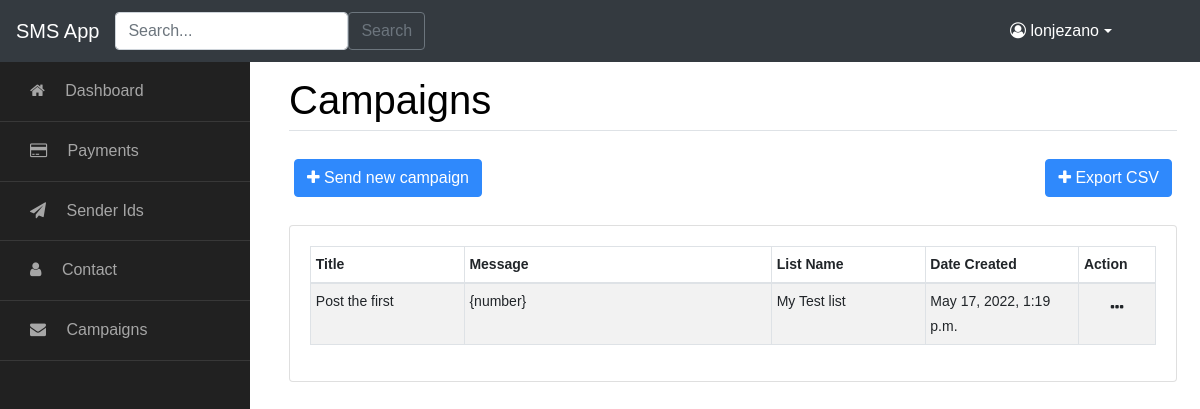
Before: /campaign (signed in) with the older database file.
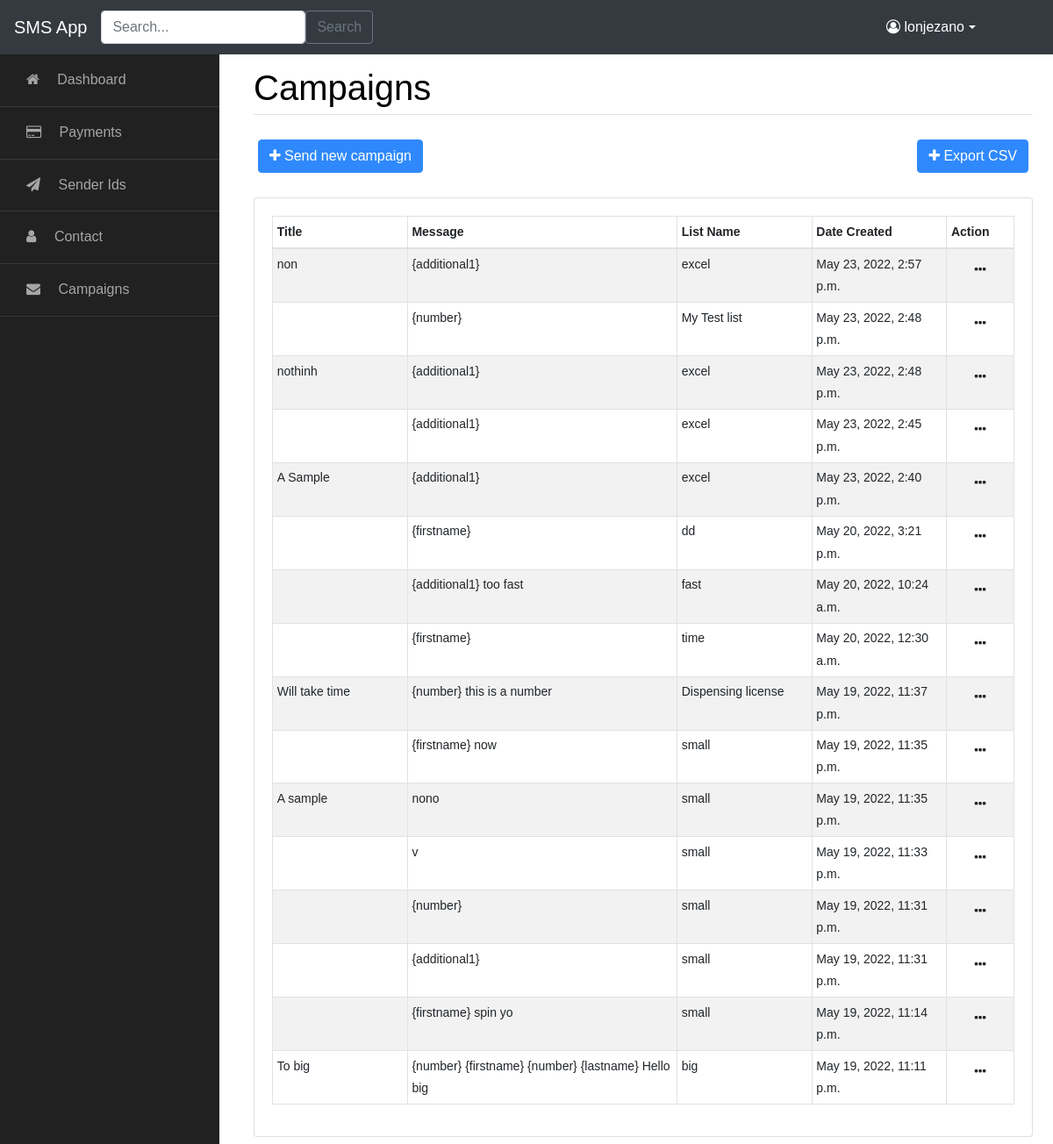
After: the same page with the newer database file.
### smsApp/models.py (models this page shows, shortened)
class CampaignList(models.Model):
    title = models.CharField(max_length=255, blank=False, null=False, default="default")
    message = models.TextField()
    list_name = models.ForeignKey(ContactList, default=True, on_delete=models.CASCADE)
    date_created = models.DateTimeField(auto_now_add=True)
    date_scheduled = models.DateTimeField(auto_now_add=True)

class ContactList(models.Model):
    list_name = models.CharField(max_length=100)
    list_description = models.TextField()
    date_created = models.DateTimeField(auto_now_add=True)
    def __str__(self):
        return self.list_name

### smsApp/views.py (the view)
# urls.py: path('campaign', CampaignListView.as_view(), name='campaign'),
class CampaignListView(LoginRequiredMixin, ListView):
    model = CampaignList
    template_name = 'smsApp/campaign_view.html'
    context_object_name = 'campaigns'
    ordering = ['-date_created']

### smsApp/templates/smsApp/campaign_view.html (shortened to what this page needs)
{% extends 'smsApp/base.html' %}
{% load crispy_forms_tags %}
{% block page %} Campaigns {% endblock %}
{% block content %}
    <div class="row mb-2">
            <div class="card-body col-sm-12">
                <div class="actions">
                    <a href="{% url 'campaign-create' %}" class="btn btn-primary"><i class="fa fa-plus"></i> Send new campaign</a>
                    <a href="{% url 'campaign-csv-all' %}" class="btn btn-primary float-right"><i class="fa fa-plus"></i> Export CSV</a>
                </div>
            </div>
        </div>
    <div class="card">
        <div class="card-body col-sm-12">
            <table id="dtBasicExample" class="table table-striped table-bordered table-sm" cellspacing="0" width="100%">
                <thead>
                <tr>
                    <th class="col-sm-2">Title</th>
                    <th class="col-sm-4">Message</th>
                    <th class="col-sm-2">List Name</th>
                    <th class="col-sm-2">Date Created</th>
                    <th class="col-sm-1">Action</th>
                </tr>
                </thead>
                <tbody>
                {% for campaign in campaigns %}
                <tr class="table-row" >
                    <td>{{ campaign.title}}</td>
                    <td>{{ campaign.message }}</td>
                    <td>{{ campaign.list_name }}</td>
                    <td>{{ campaign.date_created }}</td>
                    <td class="dropdown" style="text-align:center">
                            <button class="btn" data-toggle="dropdown" type="button"><i class="fa fa-ellipsis-h"></i></button>
                    </td>
                </tr>
                {% endfor %}
                </tbody>
            </table>
        </div>
    </div>
{% endblock %}

Changed rows visible on the page:
removed CampaignList: title "Post the first", message "{number}", list_name "My Test list", date_created "May 17, 2022, 1:19 p.m."
added CampaignList: title "non", message "{additional1}", list_name "excel", date_created "May 23, 2022, 2:57 p.m."
added CampaignList: message "{number}", list_name "My Test list", date_created "May 23, 2022, 2:48 p.m."
added CampaignList: title "nothinh", message "{additional1}", list_name "excel", date_created "May 23, 2022, 2:48 p.m."
added CampaignList: message "{additional1}", list_name "excel", date_created "May 23, 2022, 2:45 p.m."
added CampaignList: title "A Sample", message "{additional1}", list_name "excel", date_created "May 23, 2022, 2:40 p.m."
added CampaignList: message "{firstname}", list_name "dd", date_created "May 20, 2022, 3:21 p.m."
added CampaignList: message "{additional1} too fast", list_name "fast", date_created "May 20, 2022, 10:24 a.m."
added CampaignList: message "{firstname}", list_name "time", date_created "May 20, 2022, 12:30 a.m."
added CampaignList: title "Will take time", message "{number} this is a number", list_name "Dispensing license", date_created "May 19, 2022, 11:37 p.m."
added CampaignList: message "{firstname} now", list_name "small", date_created "May 19, 2022, 11:35 p.m."
added CampaignList: title "A sample", message "nono", list_name "small", date_created "May 19, 2022, 11:35 p.m."
added CampaignList: message "v", list_name "small", date_created "May 19, 2022, 11:33 p.m."
added CampaignList: message "{number}", list_name "small", date_created "May 19, 2022, 11:31 p.m."
added CampaignList: message "{additional1}", list_name "small", date_created "May 19, 2022, 11:31 p.m."
added CampaignList: message "{firstname} spin yo", list_name "small", date_created "May 19, 2022, 11:14 p.m."
added CampaignList: title "To big", message "{number} {firstname} {number} {lastname} Hello big", list_name "big", date_created "May 19, 2022, 11:11 p.m."
